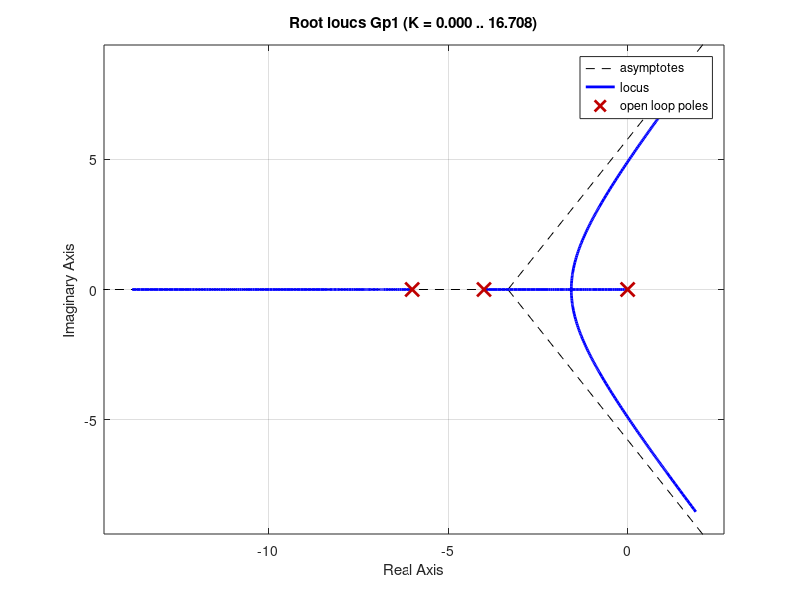
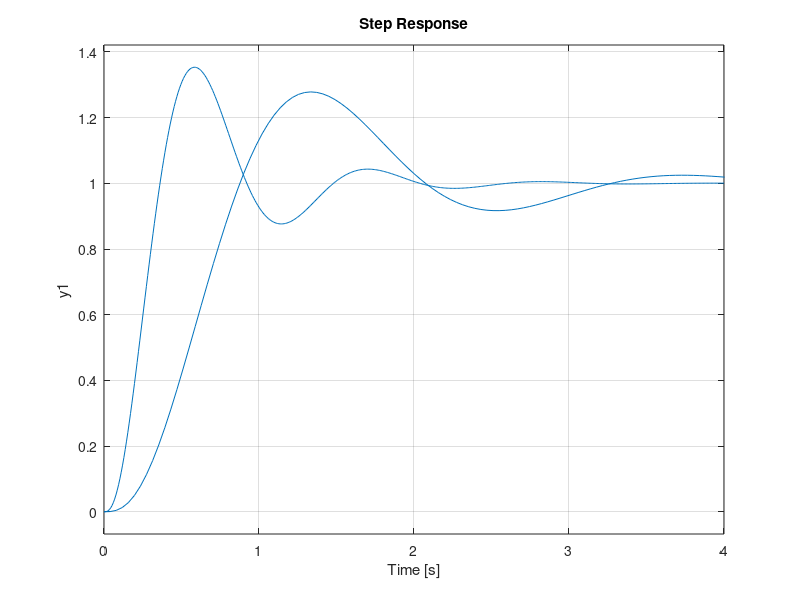

Here is the MATLAB script that generated these plots, in order:
%%

% Author: lucas.gomes and guilherme.oliveira
% Email: lucasgomes.1999@alunos.utfpr.edu.br
% Email: guilherme.1999@alunos.utfpr.edu.br
%%
clc; % Cleaning the command window
clear all; % Cleaning the workspace
close all; % Closing all the others windows

s = tf('s'); % changing s in laplace variable

% Polos dominantes -2.018 +- j5.244

Gp1 = 63/(1*s*(1*s + 4)*(1*s + 6));
Gp = feedback(Gp1,1);

rlocus(Gp1);

% Analisando o gráfico podemos ver que os polos dominantes estão fora dos
% lugares das raízes, neste exemplo será um compensador que empurre os
% lugares da raízes para esquerda.

% Calculo de contribuição angular fid = 180° - Etetap + Etetaz

%Calculo fid1

fid1 = atand(5.244/4);

%Calculo fid2

fid2 = atand(5.244/2);

%Calculo fid3

fid3 = 180 - atand(5.244/2);

%Calculo fid

fid = 180 - (fid1 + fid2 + fid3)

% Operação dos parametros alpha e T

%Função do compensador Kc* ( (s + (1/T) )/(s + (1/alpha*T) ) )

PolosDominantes = complex(-2.018,5.244)

alpha = 1/( 5.244/tand(fid - atand( (5.244/-2.018) - 5)) -2.018)

% valor de alpha = 0.1404

% Calculo Kc
func = ( (PolosDominantes + 1)/(PolosDominantes + 1/alpha*5) )*( 63/(PolosDominantes*(PolosDominantes + 4)*(PolosDominantes + 6)))
Kc = 1/abs(func)

% valor de Kc = 20.9608
NewSystem = Kc*( (1*s + 5)/(1*s + 1/(alpha*1/5) ))
figure()
step(Gp)
hold on
step(feedback(NewSystem*Gp1,1))

% O sistema como mostrado nas figuras ficou mais estável pois o ponto
% máximo da função diminuiu, conforme mostra os gráficos.







